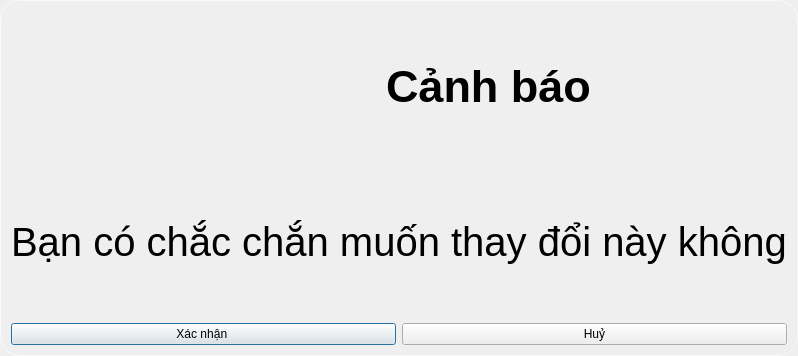
<?xml version="1.0" encoding="UTF-8"?>
<ui version="4.0">
 <class>Dialog</class>
 <widget class="QDialog" name="Dialog">
  <property name="geometry">
   <rect>
    <x>0</x>
    <y>0</y>
    <width>665</width>
    <height>356</height>
   </rect>
  </property>
  <property name="windowTitle">
   <string>Dialog</string>
  </property>
  <property name="styleSheet">
   <string notr="true">QDialog {
    background: qlineargradient(x1:0, y1:0, x2:1, y2:1,
                stop:0 rgba(254, 249, 195, 0.9),
                stop:1 rgba(254, 240, 138, 0.8));
    border-radius: 20px;
    border: 1px solid rgba(255, 255, 255, 0.6);
}

QLabel#warning_title {
    color: rgba(120, 113, 108, 1);
    font-size: 22px;
    font-weight: 600;
    margin: 20px;
}

QLabel#warning_message {
    background-color: rgba(255, 255, 255, 0.8);
    color: rgba(100, 116, 139, 1);
    font-size: 15px;
    padding: 20px;
    border-radius: 12px;
    margin: 12px;
}

QPushButton#confirm_btn {
    background: qlineargradient(x1:0, y1:0, x2:0, y2:1,
                stop:0 rgba(252, 165, 165, 0.8),
                stop:1 rgba(239, 68, 68, 0.7));
    color: rgba(255, 255, 255, 1);
    border: none;
    border-radius: 12px;
    padding: 14px 28px;
    font-weight: 500;
    margin: 6px;
}

QPushButton#cancel_btn {
    background-color: rgba(255, 255, 255, 0.9);
    color: rgba(147, 165, 207, 1);
    border: 1px solid rgba(147, 165, 207, 0.4);
    border-radius: 12px;
    padding: 14px 28px;
    font-weight: 500;
    margin: 6px;
}

QPushButton#cancel_btn:hover {
    background-color: rgba(240, 249, 255, 0.9);
    border: 1px solid rgba(147, 165, 207, 0.6);
}
</string>
  </property>
  <layout class="QVBoxLayout" name="verticalLayout_2">
   <item>
    <widget class="QLabel" name="labelIcon">
     <property name="font">
      <font>
       <pointsize>34</pointsize>
       <weight>75</weight>
       <bold>true</bold>
      </font>
     </property>
     <property name="text">
      <string>                              Cảnh báo</string>
     </property>
    </widget>
   </item>
   <item>
    <widget class="QLabel" name="labelMessage">
     <property name="font">
      <font>
       <pointsize>30</pointsize>
      </font>
     </property>
     <property name="text">
      <string>Bạn có chắc chắn muốn thay đổi này không</string>
     </property>
    </widget>
   </item>
   <item>
    <layout class="QHBoxLayout" name="horizontalLayout">
     <item>
      <widget class="QPushButton" name="pushButtonConfirm">
       <property name="text">
        <string>Xác nhận </string>
       </property>
      </widget>
     </item>
     <item>
      <widget class="QPushButton" name="pushButtonCancelConfirm">
       <property name="text">
        <string>Huỷ</string>
       </property>
      </widget>
     </item>
    </layout>
   </item>
  </layout>
 </widget>
 <resources/>
 <connections/>
</ui>
